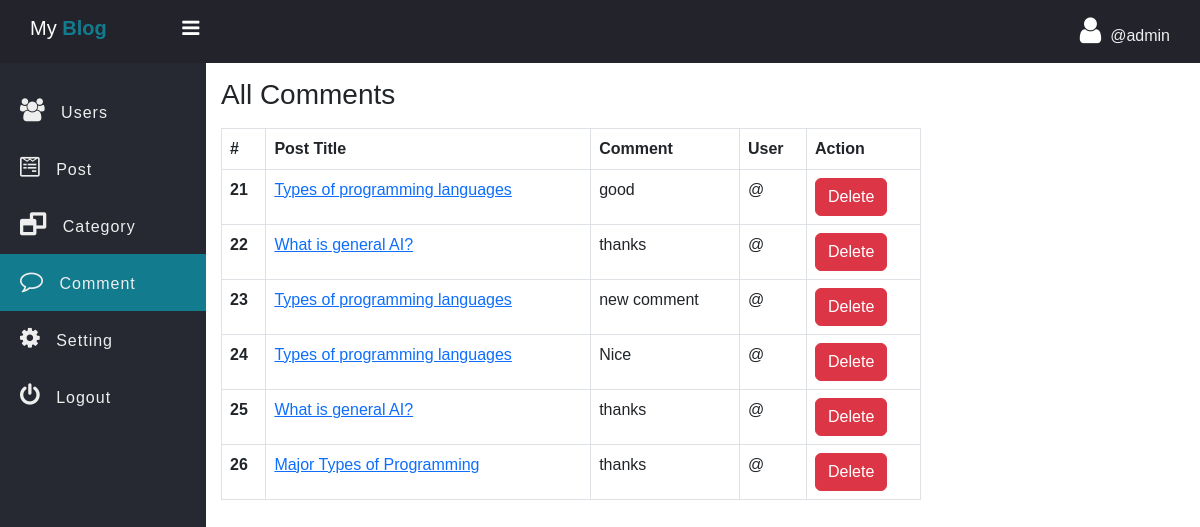
Page /admin/Comment.php (signed in) on the committed database.
### tables this page shows
CREATE TABLE `comment` (
  `comment_id` int(11) NOT NULL,
  `comment` varchar(255) NOT NULL,
  `user_id` int(11) NOT NULL,
  `post_id` int(11) NOT NULL,
  `crated_at` datetime NOT NULL DEFAULT current_timestamp()
);

CREATE TABLE `post` (
  `post_id` int(11) NOT NULL,
  `post_title` varchar(127) NOT NULL,
  `post_text` text NOT NULL,
  `category` int(11) NOT NULL,
  `publish` int(2) NOT NULL DEFAULT 1,
  `cover_url` varchar(255) NOT NULL DEFAULT 'default.jpg',
  `crated_at` datetime NOT NULL DEFAULT current_timestamp()
);

### admin/data/Comment.php (called while the page is built, shortened)
<?php
function getAllComment($conn)
{
   $sql = "SELECT * FROM comment";
   $stmt = $conn->prepare($sql);
   $stmt->execute();
   if ($stmt->rowCount() >= 1) {
      $data = $stmt->fetchAll();
      return $data;
   } else {
      return 0;
   }
}

### admin/data/Post.php (called while the page is built, shortened)
<?php
function getByIdDeep($conn, $id){
   $sql = "SELECT * FROM post WHERE post_id=?";
   $stmt = $conn->prepare($sql);
   $stmt->execute([$id]);
   if($stmt->rowCount() >= 1){
         $data = $stmt->fetch();
         return $data;
   }else {
       return 0;
   }
}

### admin/Comment.php (the view, shortened to what this page needs)
<?php
if (isset($_SESSION['admin_id']) && isset($_SESSION['username'])) {
 ?>
<!DOCTYPE html>
<html>
<head>
	<link rel="stylesheet" href="https://stackpath.bootstrapcdn.com/font-awesome/4.7.0/css/font-awesome.min.css">
	<link href="https://cdn.jsdelivr.net/npm/bootstrap@5.3.0/dist/css/bootstrap.min.css" rel="stylesheet">
	<link rel="stylesheet" href="../css/side-bar.css">
	<link rel="stylesheet" href="../css/style.css">
</head>
<body>
	<?php
	  include "inc/side-nav.php";
      include_once("data/Comment.php");
      include_once("data/Post.php");
      include_once("../db_conn.php");
      $comments = getAllComment($conn);
	?>
	 <div class="main-table">
	 	<h3 class="mb-3">All Comments</h3>
	 	<?php if ($comments != 0) { ?>
	 	<table class="table t1 table-bordered">
		  <thead>
		    <tr>
		      <th scope="col">#</th>
		      <th scope="col">Post Title</th>
		      <th scope="col">Comment</th>
		      <th scope="col">User</th>
		      <th scope="col">Action</th>
		    </tr>
		  </thead>
		  <tbody>
		  	<?php foreach ($comments as $comment) {
		  	?>
		    <tr>
		      <th scope="row"><?=$comment['comment_id'] ?></th>
		      <td>
		      	<a href="single_post.php?post_id=<?=$comment['post_id']?>">
		      	<?php
		      	$p = getByIdDeep($conn, $comment['post_id']);
		      	echo $p['post_title']; ?></a>
		      </td>
		      <td>
		      	<?=$comment['comment']?>
		      </td>
		      <td>
		      	<?php
		      	$u = getUserByID($conn, $comment['user_id']);
		      	echo '@'.$u['username']; ?>
		      </td>
		      <td>
		      	<a href="comment-delete.php?comment_id=<?=$comment['comment_id'] ?>" class="btn btn-danger">Delete</a>
		      </td>
		    </tr>
		    <?php } ?>
		  </tbody>
		</table>
	<?php }else{ ?>
		<div class="alert alert-warning">
			Empty!
		</div>
	<?php } ?>
	 </div>
	</section>
	</div>
</body>
</html>
<?php }else {
	header("Location: ../admin-login.php");
	exit;
} ?>

### css/side-bar.css (style rules this page uses)
* { padding: 0; margin: 0; box-sizing: border-box; font-family: arial, sans-serif; }

### css/style.css (style rules this page uses)
.main-table { width: 90%; max-width: 700px; }

### rows in the picture
comment: comment_id "21", post.post_title "Types of programming languages", comment "good"
comment: comment_id "22", post.post_title "What is general AI?", comment "thanks"
comment: comment_id "23", post.post_title "Types of programming languages", comment "new comment"
comment: comment_id "24", post.post_title "Types of programming languages", comment "Nice"
comment: comment_id "25", post.post_title "What is general AI?", comment "thanks"
comment: comment_id "26", post.post_title "Major Types of Programming", comment "thanks"

### other values in the picture
$_SESSION['username'] "admin"
